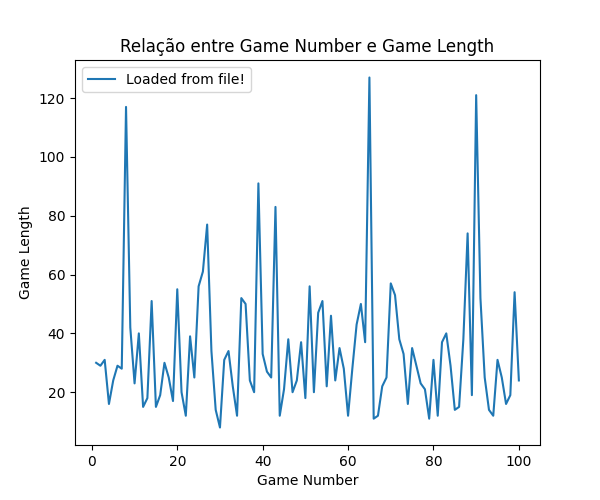

Write Python code to recreate this figure.
def apresentarGraficoDeLinha():
    # importing modules
    import csv
    import matplotlib.pyplot as plt
    # data import csv --> Upload the data in GitHub
    x = []
    y = []

    with open('sample-line.csv', 'r') as csvfile:
        plots = csv.reader(csvfile, delimiter=',')
        for row in plots:
            x.append(int(row[0]))
            y.append(int(row[1]))
    #definindo tamando do grafico
    plt.figure(figsize=(6, 5))
    plt.plot(x, y, label='Loaded from file!')
    #axis X
    plt.xlabel('Game Number')
    #axis y
    plt.ylabel('Game Length')
    #titulo do gráfico
    plt.title('Relação entre Game Number e Game Length')
    plt.legend()
    #salvar em png
    plt.savefig('graph_linha.png')
    plt.show()




#modificar plt.show() para plt.close() para somente salvar o arquivo do gráfico.
    #95%